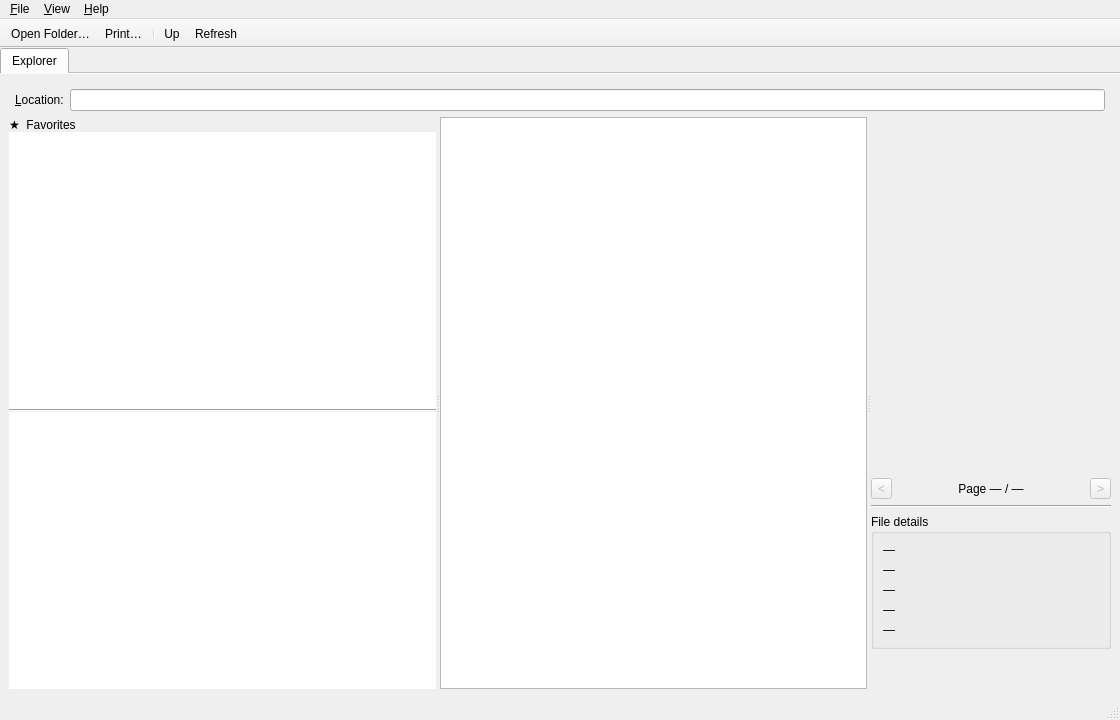
<?xml version="1.0" encoding="UTF-8"?>
<ui version="4.0">
 <class>MainWindow</class>
 <widget class="QMainWindow" name="MainWindow">
  <property name="geometry">
   <rect>
    <x>0</x>
    <y>0</y>
    <width>1120</width>
    <height>720</height>
   </rect>
  </property>
  <property name="windowTitle">
   <string>cualpdf</string>
  </property>
  <widget class="QWidget" name="centralwidget">
   <layout class="QVBoxLayout" name="centralVerticalLayout">
    <property name="leftMargin">
     <number>0</number>
    </property>
    <property name="topMargin">
     <number>0</number>
    </property>
    <property name="rightMargin">
     <number>0</number>
    </property>
    <property name="bottomMargin">
     <number>0</number>
    </property>
    <item>
     <widget class="QTabWidget" name="tabWidget">
      <property name="tabsClosable">
       <bool>false</bool>
      </property>
      <property name="movable">
       <bool>false</bool>
      </property>
      <property name="documentMode">
       <bool>true</bool>
      </property>
      <widget class="QWidget" name="explorerTab">
       <attribute name="title">
        <string>Explorer</string>
       </attribute>
       <layout class="QVBoxLayout" name="explorerTabLayout">
        <item>
         <layout class="QHBoxLayout" name="locationLayout">
          <property name="leftMargin">
           <number>6</number>
          </property>
          <property name="topMargin">
           <number>6</number>
          </property>
          <property name="rightMargin">
           <number>6</number>
          </property>
          <item>
           <widget class="QLabel" name="locationLabel">
            <property name="text">
             <string>&amp;Location:</string>
            </property>
            <property name="buddy">
             <cstring>locationEdit</cstring>
            </property>
           </widget>
          </item>
          <item>
           <widget class="QLineEdit" name="locationEdit"/>
          </item>
         </layout>
        </item>
        <item>
         <widget class="QSplitter" name="mainSplitter">
          <property name="orientation">
           <enum>Qt::Horizontal</enum>
          </property>
          <widget class="QWidget" name="leftPanel">
           <property name="minimumSize">
            <size>
             <width>180</width>
             <height>0</height>
            </size>
           </property>
           <layout class="QVBoxLayout" name="leftPanelLayout">
            <property name="spacing">
             <number>0</number>
            </property>
            <property name="leftMargin">
             <number>0</number>
            </property>
            <property name="topMargin">
             <number>0</number>
            </property>
            <property name="rightMargin">
             <number>0</number>
            </property>
            <property name="bottomMargin">
             <number>0</number>
            </property>
            <item>
             <widget class="QLabel" name="favoritesHeaderLabel">
              <property name="text">
               <string>★  Favorites</string>
              </property>
              <property name="margin">
               <number>4</number>
              </property>
             </widget>
            </item>
            <item>
             <widget class="QListWidget" name="favoritesListWidget">
              <property name="contextMenuPolicy">
               <enum>Qt::CustomContextMenu</enum>
              </property>
              <property name="frameShape">
               <enum>QFrame::NoFrame</enum>
              </property>
              <property name="sizeAdjustPolicy">
               <enum>QAbstractScrollArea::AdjustToContents</enum>
              </property>
              <property name="iconSize">
               <size>
                <width>16</width>
                <height>16</height>
               </size>
              </property>
             </widget>
            </item>
            <item>
             <widget class="QFrame" name="favoritesSeparator">
              <property name="frameShape">
               <enum>QFrame::HLine</enum>
              </property>
              <property name="frameShadow">
               <enum>QFrame::Sunken</enum>
              </property>
             </widget>
            </item>
            <item>
             <widget class="QTreeView" name="folderTreeView">
              <property name="contextMenuPolicy">
               <enum>Qt::CustomContextMenu</enum>
              </property>
              <property name="frameShape">
               <enum>QFrame::NoFrame</enum>
              </property>
              <property name="headerHidden">
               <bool>true</bool>
              </property>
              <property name="uniformRowHeights">
               <bool>true</bool>
              </property>
              <property name="animated">
               <bool>true</bool>
              </property>
             </widget>
            </item>
           </layout>
          </widget>
          <widget class="QListView" name="folderContentView">
           <property name="minimumSize">
            <size>
             <width>200</width>
             <height>0</height>
            </size>
           </property>
           <property name="contextMenuPolicy">
            <enum>Qt::CustomContextMenu</enum>
           </property>
           <property name="editTriggers">
            <set>QAbstractItemView::NoEditTriggers</set>
           </property>
           <property name="iconSize">
            <size>
             <width>96</width>
             <height>96</height>
            </size>
           </property>
           <property name="resizeMode">
            <enum>QListView::Adjust</enum>
           </property>
           <property name="viewMode">
            <enum>QListView::IconMode</enum>
           </property>
           <property name="flow">
            <enum>QListView::LeftToRight</enum>
           </property>
           <property name="wrapping">
            <bool>true</bool>
           </property>
           <property name="movement">
            <enum>QListView::Static</enum>
           </property>
           <property name="spacing">
            <number>12</number>
           </property>
           <property name="uniformItemSizes">
            <bool>true</bool>
           </property>
          </widget>
          <widget class="QWidget" name="detailsPanel">
           <property name="minimumSize">
            <size>
             <width>240</width>
             <height>0</height>
            </size>
           </property>
           <property name="maximumSize">
            <size>
             <width>360</width>
             <height>16777215</height>
            </size>
           </property>
           <layout class="QVBoxLayout" name="detailsPanelLayout">
            <item>
             <widget class="QWidget" name="previewContainer">
              <property name="sizePolicy">
               <sizepolicy hsizetype="Expanding" vsizetype="Expanding">
                <horstretch>0</horstretch>
                <verstretch>1</verstretch>
               </sizepolicy>
              </property>
              <property name="minimumSize">
               <size>
                <width>0</width>
                <height>200</height>
               </size>
              </property>
              <layout class="QVBoxLayout" name="previewContainerLayout">
               <property name="leftMargin">
                <number>0</number>
               </property>
               <property name="topMargin">
                <number>0</number>
               </property>
               <property name="rightMargin">
                <number>0</number>
               </property>
               <property name="bottomMargin">
                <number>0</number>
               </property>
              </layout>
             </widget>
            </item>
            <item>
             <layout class="QHBoxLayout" name="previewNavLayout">
              <item>
               <widget class="QToolButton" name="previewPrevPageButton">
                <property name="enabled">
                 <bool>false</bool>
                </property>
                <property name="text">
                 <string>&lt;</string>
                </property>
               </widget>
              </item>
              <item>
               <widget class="QLabel" name="previewPageLabel">
                <property name="text">
                 <string>Page — / —</string>
                </property>
                <property name="alignment">
                 <set>Qt::AlignCenter</set>
                </property>
               </widget>
              </item>
              <item>
               <widget class="QToolButton" name="previewNextPageButton">
                <property name="enabled">
                 <bool>false</bool>
                </property>
                <property name="text">
                 <string>&gt;</string>
                </property>
               </widget>
              </item>
             </layout>
            </item>
            <item>
             <widget class="Line" name="detailsSeparatorLine">
              <property name="orientation">
               <enum>Qt::Horizontal</enum>
              </property>
             </widget>
            </item>
            <item>
             <widget class="QGroupBox" name="detailsGroupBox">
              <property name="title">
               <string>File details</string>
              </property>
              <layout class="QVBoxLayout" name="detailsBoxLayout">
               <item>
                <widget class="QLabel" name="nameValueLabel">
                 <property name="text">
                  <string>—</string>
                 </property>
                 <property name="wordWrap">
                  <bool>true</bool>
                 </property>
                </widget>
               </item>
               <item>
                <widget class="QLabel" name="sizeValueLabel">
                 <property name="text">
                  <string>—</string>
                 </property>
                 <property name="wordWrap">
                  <bool>true</bool>
                 </property>
                </widget>
               </item>
               <item>
                <widget class="QLabel" name="pagesValueLabel">
                 <property name="text">
                  <string>—</string>
                 </property>
                 <property name="wordWrap">
                  <bool>true</bool>
                 </property>
                </widget>
               </item>
               <item>
                <widget class="QLabel" name="createdValueLabel">
                 <property name="text">
                  <string>—</string>
                 </property>
                 <property name="wordWrap">
                  <bool>true</bool>
                 </property>
                </widget>
               </item>
               <item>
                <widget class="QLabel" name="modifiedValueLabel">
                 <property name="text">
                  <string>—</string>
                 </property>
                 <property name="wordWrap">
                  <bool>true</bool>
                 </property>
                </widget>
               </item>
              </layout>
             </widget>
            </item>
            <item>
             <spacer name="detailsPanelSpacer">
              <property name="orientation">
               <enum>Qt::Vertical</enum>
              </property>
              <property name="sizeHint" stdset="0">
               <size>
                <width>20</width>
                <height>40</height>
               </size>
              </property>
             </spacer>
            </item>
           </layout>
          </widget>
         </widget>
        </item>
       </layout>
      </widget>
     </widget>
    </item>
   </layout>
  </widget>
  <widget class="QMenuBar" name="menubar">
   <property name="geometry">
    <rect>
     <x>0</x>
     <y>0</y>
     <width>1120</width>
     <height>26</height>
    </rect>
   </property>
   <widget class="QMenu" name="menuFile">
    <property name="title">
     <string>&amp;File</string>
    </property>
    <addaction name="actionOpenFolder"/>
    <addaction name="actionPrint"/>
    <widget class="QMenu" name="menuRecent">
     <property name="title">
      <string>&amp;Recent</string>
     </property>
    </widget>
    <addaction name="menuRecent"/>
    <addaction name="separator"/>
    <addaction name="actionExit"/>
   </widget>
   <widget class="QMenu" name="menuView">
    <property name="title">
     <string>&amp;View</string>
    </property>
    <addaction name="actionZoomIn"/>
    <addaction name="actionZoomOut"/>
    <addaction name="actionResetZoom"/>
   </widget>
   <widget class="QMenu" name="menuHelp">
    <property name="title">
     <string>&amp;Help</string>
    </property>
    <addaction name="actionAbout"/>
   </widget>
   <addaction name="menuFile"/>
   <addaction name="menuView"/>
   <addaction name="menuHelp"/>
  </widget>
  <widget class="QToolBar" name="mainToolBar">
   <property name="movable">
    <bool>false</bool>
   </property>
   <property name="windowTitle">
    <string>Main Toolbar</string>
   </property>
   <attribute name="toolBarArea">
    <enum>TopToolBarArea</enum>
   </attribute>
   <attribute name="toolBarBreak">
    <bool>false</bool>
   </attribute>
   <addaction name="actionOpenFolder"/>
   <addaction name="actionPrint"/>
   <addaction name="separator"/>
   <addaction name="actionGoUp"/>
   <addaction name="actionRefresh"/>
  </widget>
  <widget class="QStatusBar" name="statusbar"/>
  <action name="actionPrint">
   <property name="text">
    <string>&amp;Print…</string>
   </property>
   <property name="shortcut">
    <string notr="true">Ctrl+P</string>
   </property>
   <property name="icon">
    <iconset theme="document-print"/>
   </property>
  </action>
  <action name="actionOpenFolder">
   <property name="text">
    <string>&amp;Open Folder…</string>
   </property>
   <property name="shortcut">
    <string notr="true">Ctrl+O</string>
   </property>
  </action>
  <action name="actionExit">
   <property name="text">
    <string>E&amp;xit</string>
   </property>
   <property name="shortcut">
    <string notr="true">Ctrl+Q</string>
   </property>
   <property name="shortcutContext">
    <enum>Qt::ApplicationShortcut</enum>
   </property>
  </action>
  <action name="actionZoomIn">
   <property name="text">
    <string>Zoom &amp;In</string>
   </property>
   <property name="shortcut">
    <string notr="true">Ctrl++</string>
   </property>
  </action>
  <action name="actionZoomOut">
   <property name="text">
    <string>Zoom &amp;Out</string>
   </property>
   <property name="shortcut">
    <string notr="true">Ctrl+-</string>
   </property>
  </action>
  <action name="actionResetZoom">
   <property name="text">
    <string>&amp;Reset Zoom</string>
   </property>
   <property name="shortcut">
    <string notr="true">Ctrl+0</string>
   </property>
  </action>
  <action name="actionGoUp">
   <property name="text">
    <string>&amp;Up</string>
   </property>
   <property name="shortcut">
    <string notr="true">Alt+Up</string>
   </property>
  </action>
  <action name="actionRefresh">
   <property name="text">
    <string>&amp;Refresh</string>
   </property>
   <property name="shortcut">
    <string notr="true">F5</string>
   </property>
  </action>
  <action name="actionAbout">
   <property name="text">
    <string>&amp;About</string>
   </property>
  </action>
 </widget>
 <resources/>
 <connections/>
</ui>
